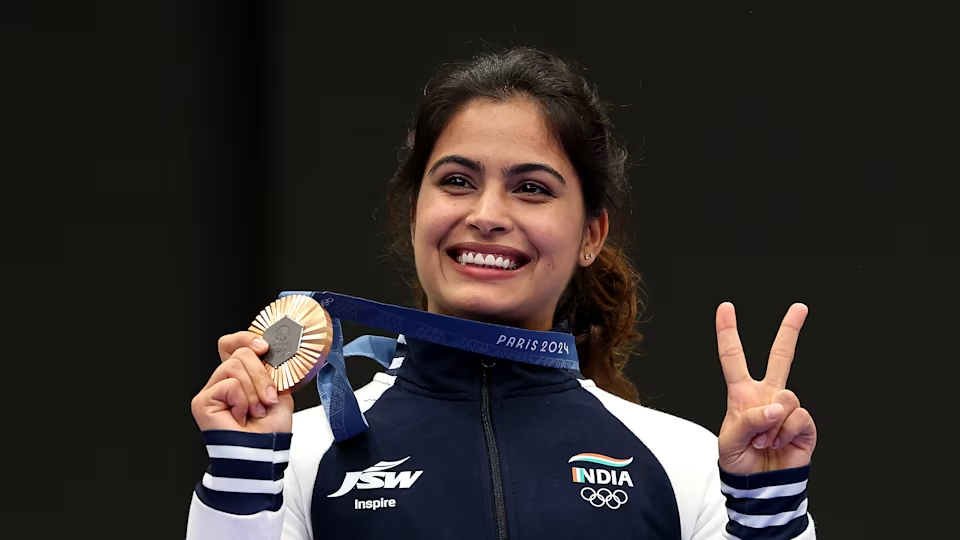
#> input picture Face_detection/test_image.png, 960 x 540 px
$ python face_detection_image.py
#> lines starting #> are read from the running program, lines starting #| are printed output that depends on the picture
import cv2 as cv

img=cv.imread('test_image.png')
#> img is the input picture: shape (540, 960, 3); mean B, G, R 41.8, 43.5, 49.6
grey=cv.cvtColor(img, cv.COLOR_BGR2GRAY)
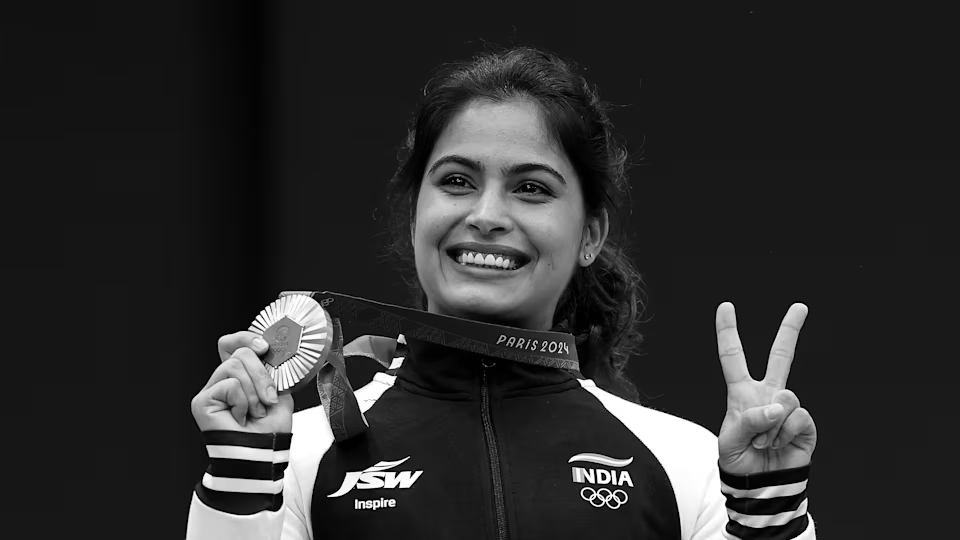
#> grey: shape (540, 960); min 0, max 255, mean 45.1

haar_cascade=cv.CascadeClassifier('Cascade/haar_face.xml')

face_rect=haar_cascade.detectMultiScale(grey,scaleFactor=1.1,minNeighbors=2)
#> face_rect = [[388, 102, 204, 204]]

for x,y,w,h in face_rect:
    cv.rectangle(img,(x,y),(x+w,y+h),(0,255,0),1)
    cv.imshow('Faces', img)
#> this loop made 1 pass
#> pass 1, `cv.imshow('Faces', img)`:
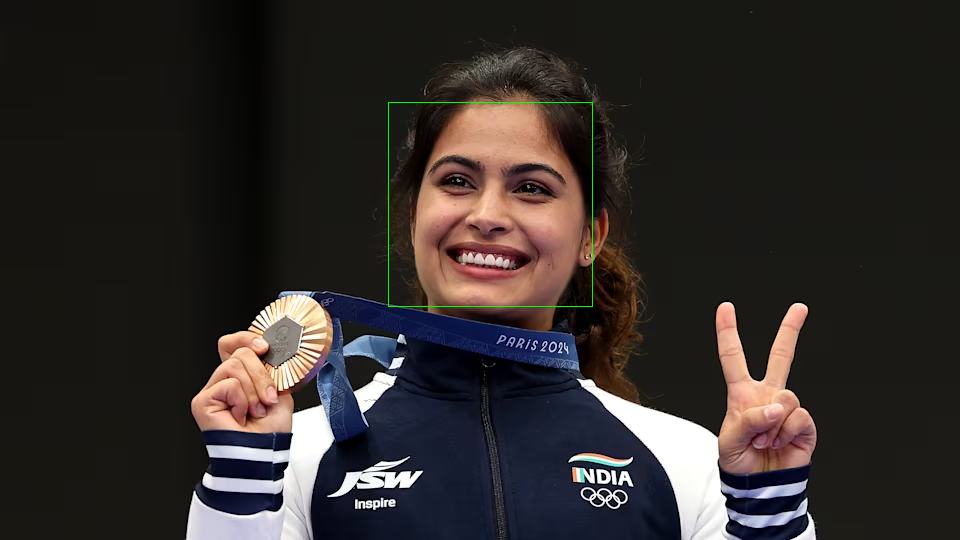
#> window 'Faces': shape (540, 960, 3); mean B, G, R 41.8, 43.8, 49.5

cv.waitKey(0)
cv.destroyAllWindows()
